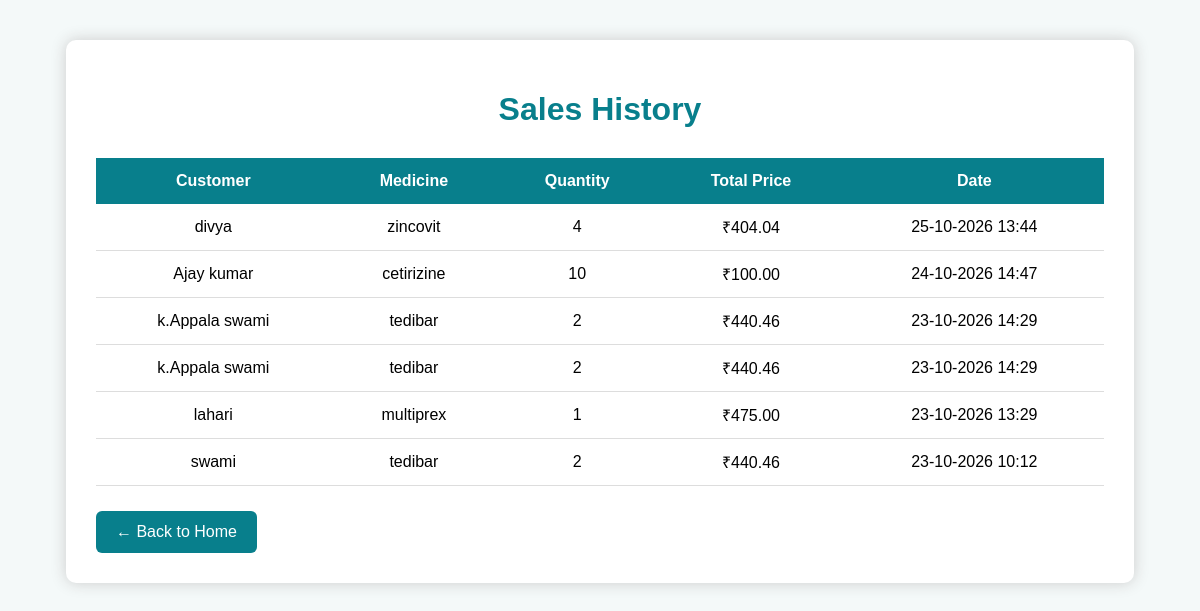
/sales-history/ (signed in), run on an earlier commit of the app's database.
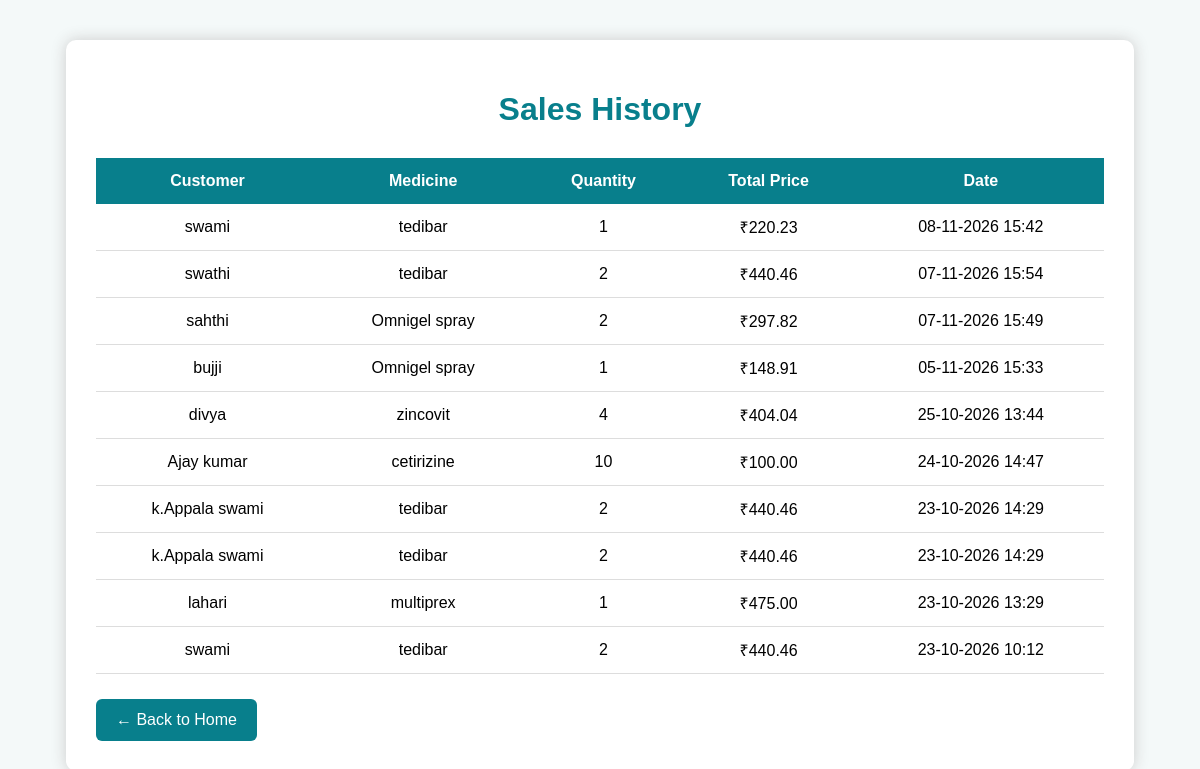
And on a later commit of the database.
### store/models.py (models this page shows, shortened)
class Sale(models.Model):
    customer_name = models.CharField(max_length=100)
    medicine = models.ForeignKey(
        Medicine,
        on_delete=models.CASCADE
    )
    quantity = models.IntegerField()
    total_price = models.DecimalField(
        max_digits=10,
        decimal_places=2
    )
    sale_date = models.DateTimeField(auto_now_add=True)

class Medicine(models.Model):
    name = models.CharField(max_length=100)
    category = models.CharField(max_length=100)
    manufacturer = models.CharField(max_length=100)
    price = models.DecimalField(max_digits=10, decimal_places=2)
    stock = models.IntegerField()
    expiry_date = models.DateField()
    image = models.ImageField(
        upload_to="medicines/",
        blank=True,
        null=True
    )

### store/views.py (the view)
# urls.py: path("sales-history/", views.sales_history, name="sales_history"),
@login_required
def sales_history(request):
    sales_list = Sale.objects.all().order_by("-sale_date")
    return render(request, "sales_history.html", {
        "sales": sales_list
    })

### store/templates/sales_history.html (shortened to what this page needs)
<!DOCTYPE html>
<html>
<head>
</head>
<body>
<div class="container">
    <h1>Sales History</h1>
    {% if sales %}
    <table>
        <tr>
            <th>Customer</th>
            <th>Medicine</th>
            <th>Quantity</th>
            <th>Total Price</th>
            <th>Date</th>
        </tr>
        {% for sale in sales %}
        <tr>
            <td>{{ sale.customer_name }}</td>
            <td>{{ sale.medicine.name }}</td>
            <td>{{ sale.quantity }}</td>
            <td>₹{{ sale.total_price }}</td>
            <td>{{ sale.sale_date|date:"d-m-Y H:i" }}</td>
        </tr>
        {% endfor %}
    </table>
    {% else %}
    <div class="empty">
        No sales records available.
    </div>
    {% endif %}
    <a href="/" class="back">← Back to Home</a>
</div>
</body>
</html>

What changed in the data, as far as the page shows it:
added Sale: customer_name "swami", medicine.name "tedibar", quantity "1", total_price "220.23", sale_date "08-11-2026 15:42"
added Sale: customer_name "swathi", medicine.name "tedibar", quantity "2", total_price "440.46", sale_date "07-11-2026 15:54"
added Sale: customer_name "sahthi", medicine.name "Omnigel spray", quantity "2", total_price "297.82", sale_date "07-11-2026 15:49"
added Sale: customer_name "bujji", medicine.name "Omnigel spray", quantity "1", total_price "148.91", sale_date "05-11-2026 15:33"
